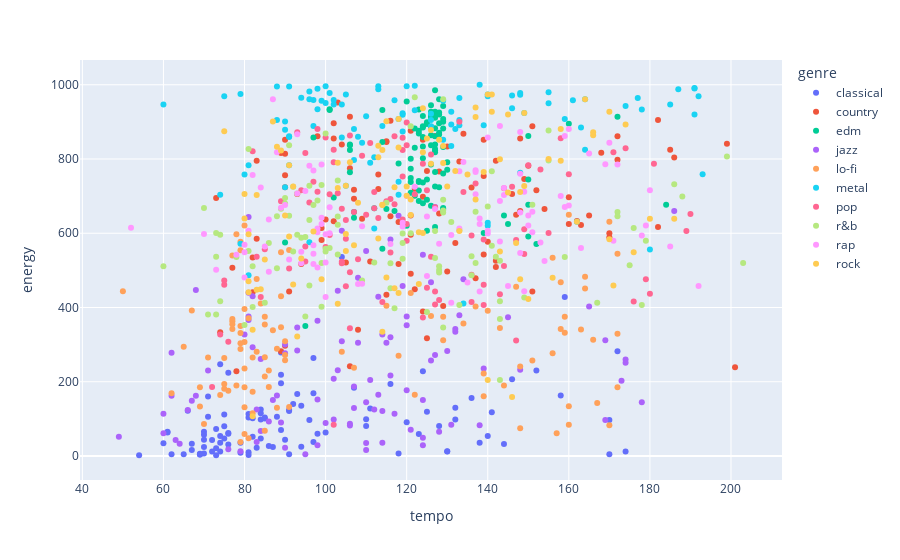

Notebook source saved alongside this figure:
### Code cell
# fig = px.scatter(df, x='bpm', y='nrgy',color='top genre', hover_name='artist',hover_data=['title'])
fig = px.scatter(df, x='tempo', y='energy',color='genre', hover_name='name', hover_data=['artist'])
fig.show()
